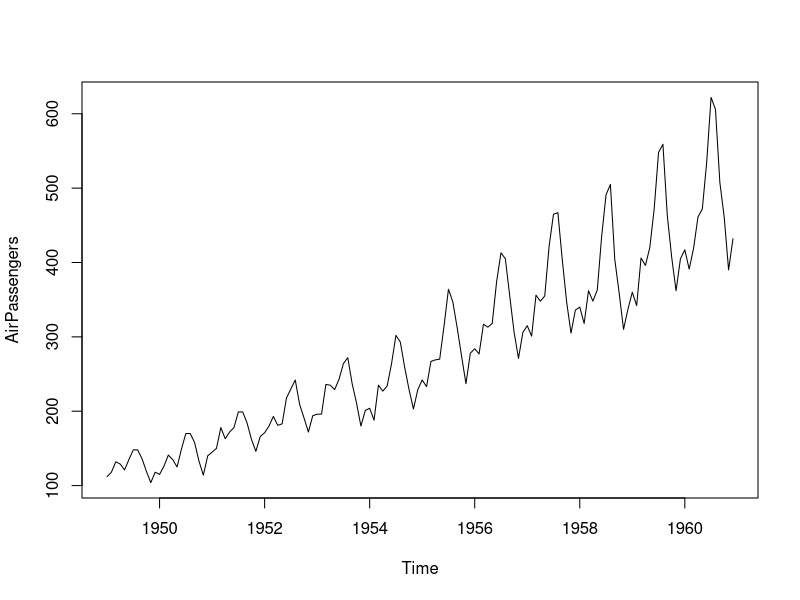
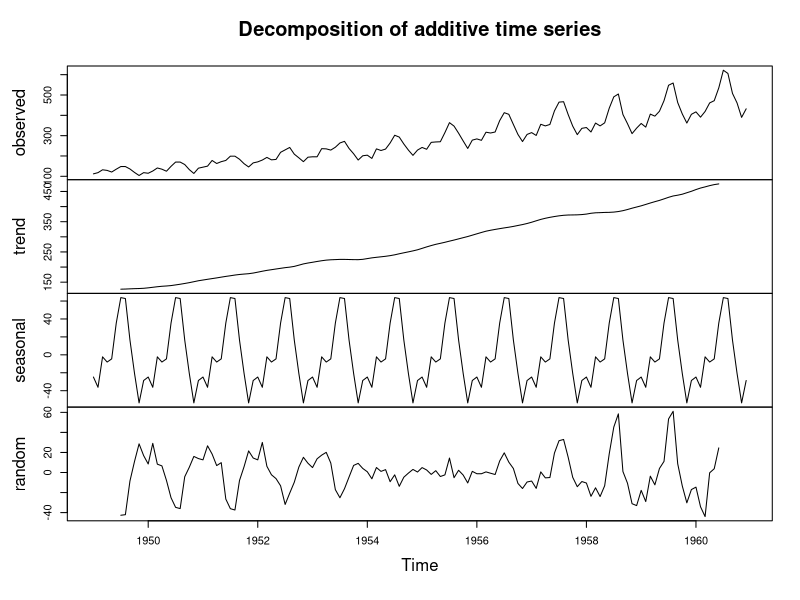
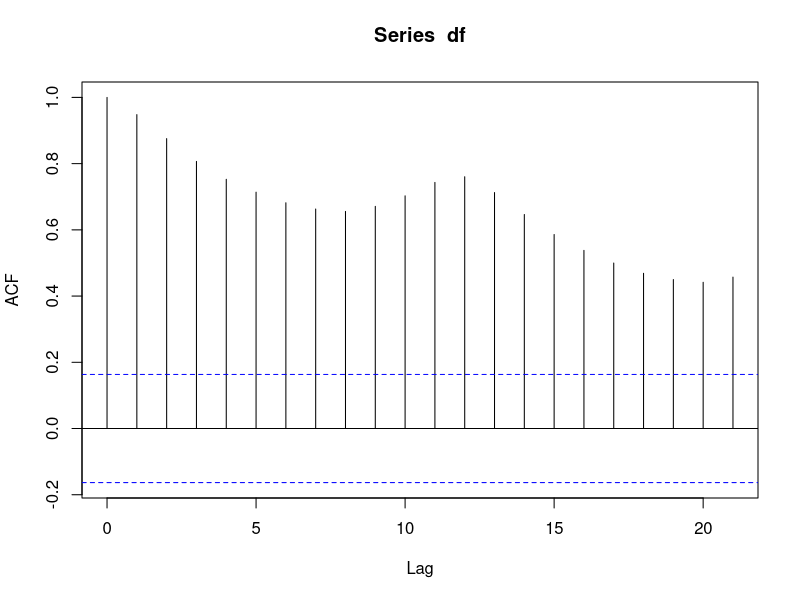
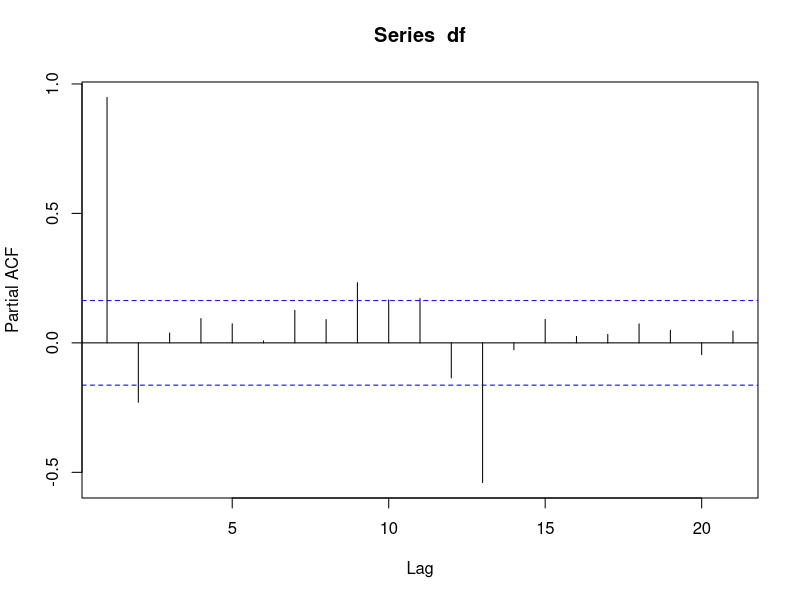

Write the R code that produced these figures, in order. (Note: this script raises an error after producing the figures.)
AirPassengers
plot.ts(AirPassengers)
a = decompose(AirPassengers)
a$random
a$trend
plot(a)
df = ts(AirPassengers)
acf = acf(df)
pacf = pacf(df)
library(forecast)
auto.arima(df)
ari = arima(df , order = c(4,1,2))
predict(ari , n.ahead = 5)

futurVal = forecast(ari,h=10, level=c(99.5))
plot(futurVal)
